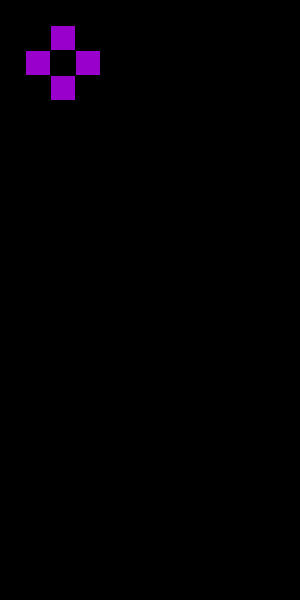
Frame 1 (no input)
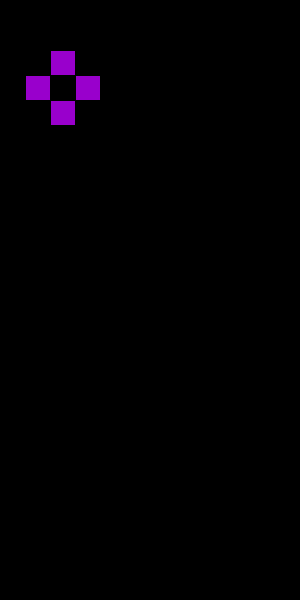
Frame 60 (the mouse pressed at the canvas centre just before this capture)
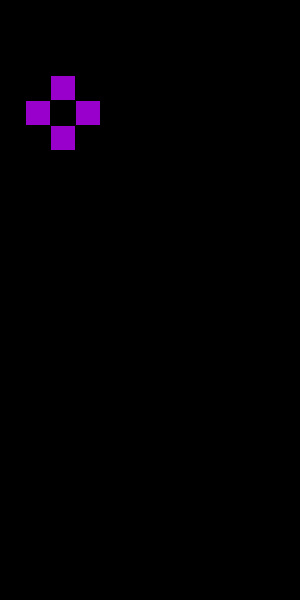
Frame 120 (the mouse held since frame 60 and released just before this capture)

The Processing sketch that drew these frames (run headless with seeded random() and noise(); from frame 60 on, the mouse is pressed at the canvas centre):

// Processing sketch: sketch_13_7
// ── sketch_13_7.pde
void setup() {
  size(300, 600);
}

float x = 50, y = 50;

void draw() {
  background(0);
  fill(153, 0, 204);
  rect(x, y - 25, 25, 25);
  rect(x - 25, y, 25, 25);
  rect(x, y + 25, 25, 25);
  rect(x + 25, y, 25, 25);
  
  if (frameCount % 50 == 0) 
    y += 25;
}

void keyPressed() {
  if (keyCode == RIGHT) 
    x += 25;
  if (keyCode == LEFT) 
    x -= 25;
}
